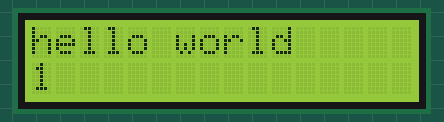
This sketch was run on a simulated Arduino Uno, built with avr-gcc and run on an emulated ATmega328P. Parts: 16×2 character LCD.

Above: at 0.1 s.
At 4.1 s:
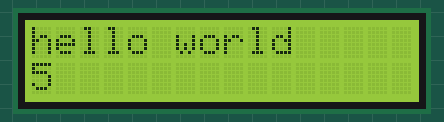
At 9.1 s:
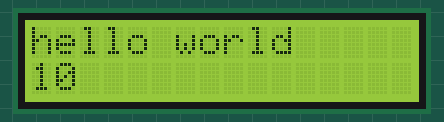
At 19.1 s:
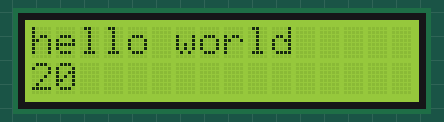
At 29.1 s:
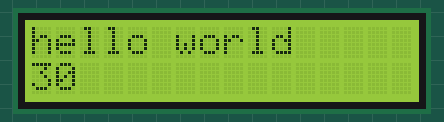
At 39.1 s:
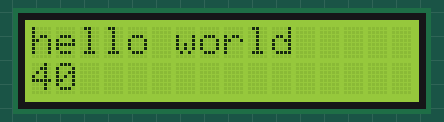

The sketch:

lcd_backpack.ino
```cpp
// lcd backpack.ino
// use a led backpackk to do hello world on lcd.
#include <Wire.h>
#include <LCD.h>
#include <LiquidCrystal_I2C.h>
LiquidCrystal_I2C lcd(0x27, 2, 1, 0, 4, 5, 6, 7);
// sometimes 0x27 works when 0x3F doesn't
// that's the I2C address of the backpack
void setup()
{
	// put your setup code here, to run once:
	lcd.begin(16, 2); // for 16 x 2 LCD module
	lcd.setBacklightPin(3, POSITIVE);
	lcd.setBacklight(HIGH);
	lcd.print("hello world");
}

void loop()
{
	lcd.setCursor(0, 1);
	lcd.print(1 + millis() /1000);
}
```

Measured:
- what the display in image 1 shows lasts 1.0 s, from 4.0 s to 5.0 s
